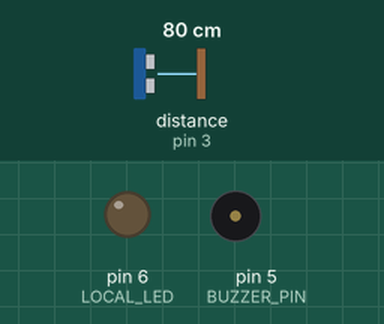
Simulated run of this sketch. Board: Arduino Uno, built with avr-gcc and run on an emulated ATmega328P. On the bench: output pins drawn as LEDs (lit = HIGH), buzzer (waves = sounding). Wiring (inferred from the names in the program): ultrasonic range finder: trigger pin 3; echo pin 3. Inputs (shaded band) come from the test bench; at power-on: distance to the obstacle (sensor on pin 3) 80 cm. The echo pulse lasts 58.3 µs per cm; what the sketch prints to the serial monitor is not drawn.

Above: at 1.6 s.
1.7 s: distance to the obstacle (sensor on pin 3) set to 14 cm
3.6 s: distance to the obstacle (sensor on pin 3) set to 11 cm
At 4.7 s:
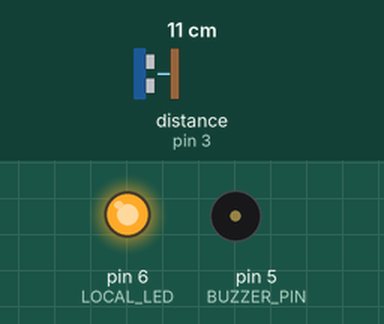
Timing chart, 0 to 13.1 s (numbered marks = the images above; inputs shaded):
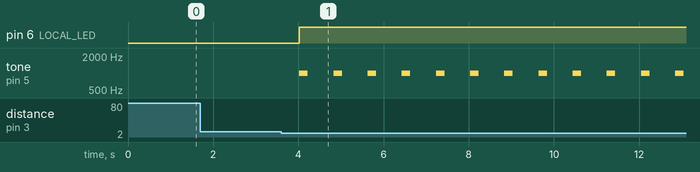

The sketch:

slave.ino
```cpp
// (licence header left out)
#include <Wire.h>

// ── Pin definitions ──────────────────────────────────────────
#define PING_PIN      3   // PING))) single-wire signal pin
#define BUZZER_PIN    5   // Local piezo buzzer
#define LOCAL_LED     6   // Local danger LED

// ── I2C ──────────────────────────────────────────────────────
// This address must match SLAVE_ADDRESS in master.ino
#define SLAVE_ADDRESS 0x08

// ── Danger threshold ─────────────────────────────────────────
// Local alert fires when distance drops below this value (in mm*10)
// 120 = 12cm
#define LOCAL_DANGER_THRESHOLD 120

// ── Shared state ─────────────────────────────────────────────
// volatile because it is written in loop() and read in the I2C
// interrupt callback sendDistanceData(). Without volatile, the
// compiler might cache a stale value in a register.
volatile int lastDistanceMM = 9999;   // Stored as mm * 10 for integer precision

// ─────────────────────────────────────────────────────────────
void setup() {
  // Register as I2C Slave with address 0x08
  Wire.begin(SLAVE_ADDRESS);

  // Register the callback that fires when Master requests data.
  // This runs inside an interrupt — keep it short.
  Wire.onRequest(sendDistanceData);

  pinMode(PING_PIN,   OUTPUT);   // Direction changes inside measureDistance()
  pinMode(BUZZER_PIN, OUTPUT);
  pinMode(LOCAL_LED,  OUTPUT);

  Serial.begin(9600);
  Serial.println("Slave ONLINE — upstream station ready");
}

// ─────────────────────────────────────────────────────────────
void loop() {
  // Measure and store — the I2C callback reads this value asynchronously
  lastDistanceMM = (int)(measureDistance() * 10);

  // Local alert: if upstream is already in danger, warn immediately
  // without waiting for the Master to ask
  bool localDanger = lastDistanceMM < LOCAL_DANGER_THRESHOLD;
  digitalWrite(LOCAL_LED, localDanger);

  if (localDanger) {
    tone(BUZZER_PIN, 1000, 200);
  }

  Serial.print("Upstream: ");
  Serial.print(lastDistanceMM / 10.0);
  Serial.println(" cm");

  delay(800);
}

// ─────────────────────────────────────────────────────────────
/**
 * I2C callback — called automatically when Master requests data.
 *
 * Sends lastDistanceMM as two bytes: high byte first, then low byte.
 * The Master reassembles them with: (high << 8) | low
 *
 * Why two bytes? I2C transfers one byte at a time. An int (0–9999)
 * needs 14 bits, which doesn't fit in 8 bits. Splitting into
 * high/low bytes is the standard approach.
 */
void sendDistanceData() {
  Wire.write(lastDistanceMM >> 8);        // High byte (bits 15–8)
  Wire.write(lastDistanceMM & 0xFF);      // Low byte  (bits 7–0)
}

// ─────────────────────────────────────────────────────────────
/**
 * Measures distance using the Parallax PING))) sensor.
 *
 * The PING))) uses a single pin for both sending and receiving.
 * We switch the pin direction: OUTPUT for the trigger pulse,
 * then INPUT to capture the echo.
 *
 * Returns distance in centimeters.
 */
float measureDistance() {
  // Send trigger pulse
  pinMode(PING_PIN, OUTPUT);
  digitalWrite(PING_PIN, LOW);
  delayMicroseconds(2);
  digitalWrite(PING_PIN, HIGH);
  delayMicroseconds(10);
  digitalWrite(PING_PIN, LOW);

  // Read echo duration
  pinMode(PING_PIN, INPUT);
  long duration = pulseIn(PING_PIN, HIGH);

  // Convert to centimeters: speed of sound = 29 μs/cm, ÷2 for round trip
  return duration / 29.0 / 2.0;
}
```

Measured:
- the behaviour switches between 13 and 12 cm on distance to the obstacle (sensor on pin 3) (found by bisection; images 0 and 1)
- after the input at 1.7 s, every drawn part: stays the same
- after the input at 3.6 s, pin 6 (LOCAL_LED): LOW → HIGH after 0.42 s; tone on pin 5 (BUZZER_PIN): alternates 1000 Hz for 0.20 s and silent for 0.60 s, starting after 0.42 s
